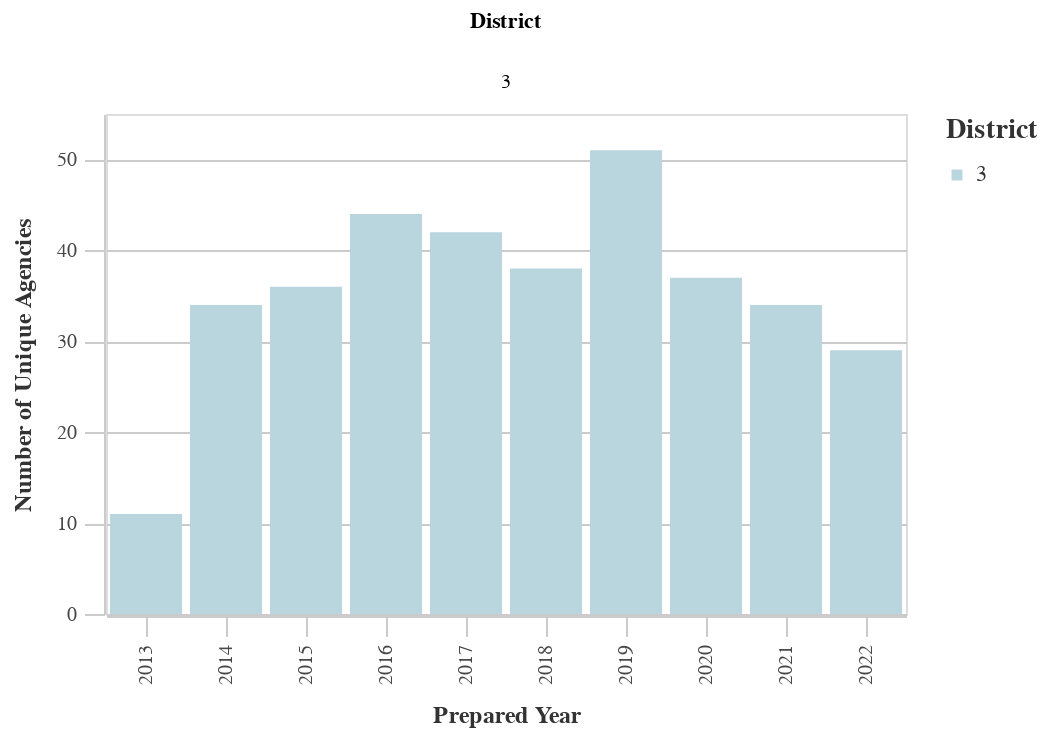

This figure's notebook cell:
### Markdown cell above
### Number of Unique Prefix Codes by District

### Code cell
#Unique Prefixes by Dist
dist_years_prefix = ((
        df
        >> group_by(_.prepared_y, _.dist)
        >> summarize(n=_.prefix.nunique())
        >> arrange(-_.prepared_y)
    ).rename(columns={'dist':'District', 'n':'Count'}))

chart11 = (alt.Chart(dist_years_prefix).mark_bar().encode(
        column='District:N',
        x=alt.X('prepared_y:O', title='Prepared Year'),
        y=alt.Y('Count:Q', title='Number of Unique Agencies'),
        color = alt.Color("District:N", 
                              scale=alt.Scale(
                                  range=altair_utils.CALITP_SEQUENTIAL_COLORS),  
                               legend=alt.Legend(title="District")
                              )
                              ))
chart11 = styleguide.preset_chart_config(chart11)
chart11 = _dla_utils_reports.add_tooltip(chart11, 'prepared_y','Count')
    

display(chart11)

### Figure 1 — Vega-Lite specification as saved in the notebook (floating-point values rounded to 4 significant figures)
{"config": {"view": {"continuousWidth": 400, "continuousHeight": 300}, "axis": {"domainColor": "#cbcbcb", "grid": true, "gridColor": "#cbcbcb", "gridWidth": 1, "labelColor": "#474747", "labelFont": "Nunito Sans", "labelFontSize": 10, "labelPadding": 4, "tickColor": "#cbcbcb", "tickSize": 10, "titleColor": "#333", "titleFont": "Raleway", "titleFontSize": 12, "titlePadding": 10}, "axisBand": {"grid": false}, "background": "white", "font": "Raleway", "header": {"labelFont": "Nunito Sans", "titleFont": "Raleway"}, "legend": {"labelColor": "#333", "labelFont": "Nunito Sans", "labelFontSize": 11, "labelLimit": 0, "padding": 1, "symbolSize": 30, "symbolType": "square", "titleColor": "#333", "titleFont": "Raleway", "titleFontSize": 14, "titlePadding": 10}, "title": {"anchor": "middle", "font": "Raleway", "fontSize": 18, "fontWeight": 300, "offset": 20}}, "data": {"name": "data-bf97259a8141203ba5ba96ecffca8a9a"}, "mark": "bar", "encoding": {"color": {"field": "District", "legend": {"title": "District"}, "scale": {"range": ["#B9D6DF", "#8CBCCB", "#2EA8CE", "#136C97", "#0B405B"]}, "type": "nominal"}, "column": {"field": "District", "type": "nominal"}, "tooltip": [{"field": "prepared_y", "type": "quantitative"}, {"field": "Count", "type": "quantitative"}], "x": {"field": "prepared_y", "title": "Prepared Year", "type": "ordinal"}, "y": {"field": "Count", "title": "Number of Unique Agencies", "type": "quantitative"}}, "height": 250, "width": 400, "$schema": "https://vega.github.io/schema/vega-lite/v4.17.0.json", "datasets": {"data-bf97259a8141203ba5ba96ecffca8a9a": [{"prepared_y": 2022.0, "District": 3, "Count": 29}, {"prepared_y": 2021.0, "District": 3, "Count": 34}, {"prepared_y": 2020.0, "District": 3, "Count": 37}, {"prepared_y": 2019.0, "District": 3, "Count": 51}, {"prepared_y": 2018.0, "District": 3, "Count": 38}, {"prepared_y": 2017.0, "District": 3, "Count": 42}, {"prepared_y": 2016.0, "District": 3, "Count": 44}, {"prepared_y": 2015.0, "District": 3, "Count": 36}, {"prepared_y": 2014.0, "District": 3, "Count": 34}, {"prepared_y": 2013.0, "District": 3, "Count": 11}]}}
